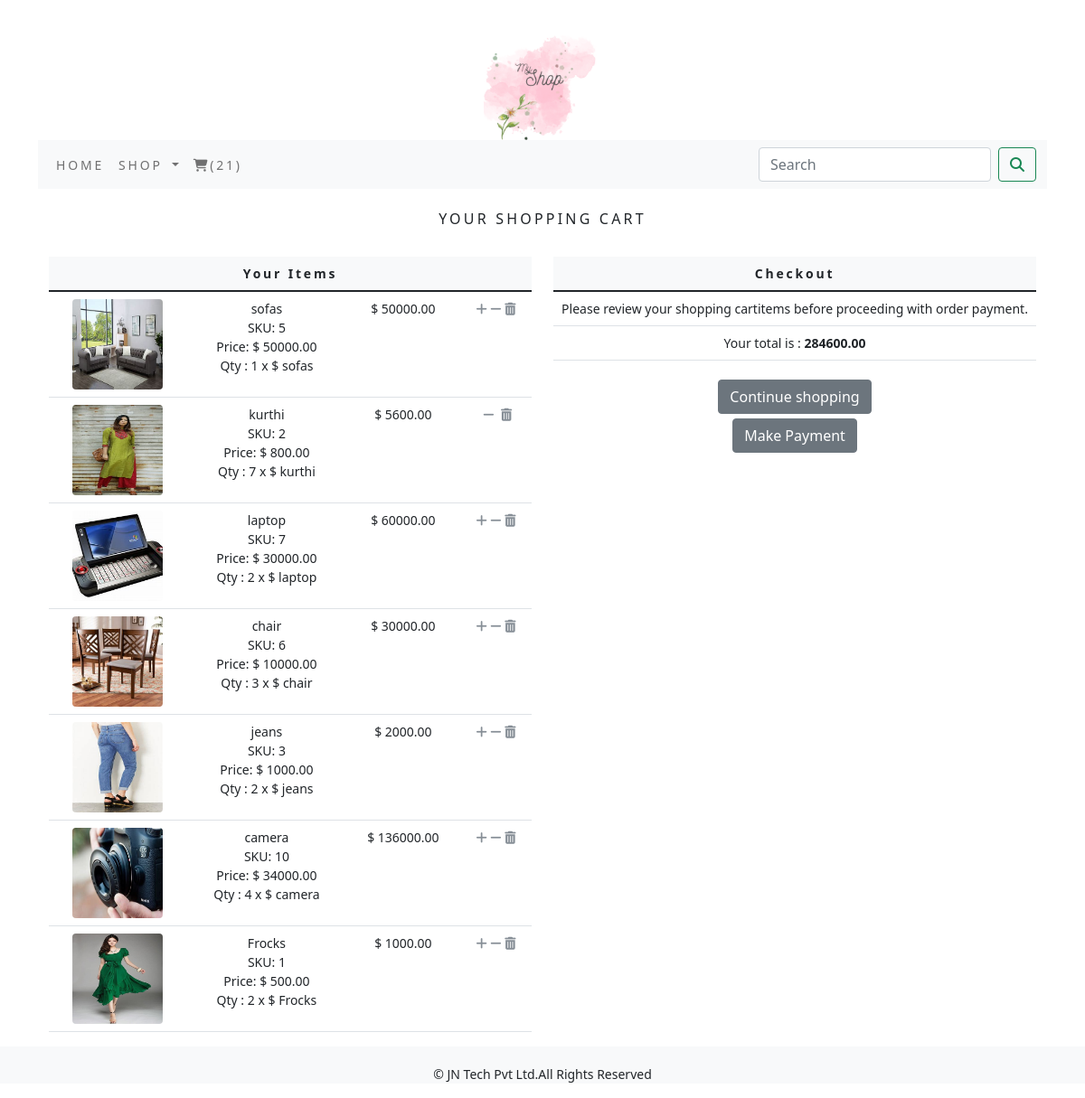
The page /cartapp/ on the database its author committed.
### cartapp/models.py (models this page shows)
class CartItem(models.Model):
    product=models.ForeignKey(Product,on_delete=models.CASCADE)
    cart=models.ForeignKey(Cart,on_delete=models.CASCADE,null=True)
    quantity=models.IntegerField()
    active=models.BooleanField(default=True)
    class Meta:
        db_table='CartItem'
    def sub_total(self):
        return  self.product.price * self.quantity
    def __str__(self):
        return '{}'.format(self.product)

### myonlineshopapp/models.py (models this page shows, shortened)
class Product(models.Model):
    name=models.CharField(max_length=250,unique=True)
    slug=models.SlugField(max_length=250,unique=True)
    description=models.TextField(blank=True)
    price=models.DecimalField(max_digits=10,decimal_places=2)
    category=models.ForeignKey(Category,on_delete=models.CASCADE)
    image=models.ImageField(upload_to='product',blank=True)
    stock=models.IntegerField()
    available=models.BooleanField(default=True)
    created=models.DateTimeField(auto_now_add=True)
    updated=models.DateTimeField(auto_now=True)
    class Meta:
        ordering = ('name',)
        verbose_name = 'product'
        verbose_name_plural = 'products'
    def __str__(self):
       return (self.name)

### cartapp/views.py (the view)
# urls.py: path('',views.cart_detail,name='cart_detail'),
def cart_detail(request,total=0,counter=0,cart_items=None):
    try:
        cart=Cart.objects.get(cart_id=_cart_id(request))
        cart_items=CartItem.objects.filter(cart=cart,active=True)
        for cart_item in cart_items:
            total +=(cart_item.product.price * cart_item.quantity)
            counter +=cart_item.quantity
    except ObjectDoesNotExist:
        pass
    return render(request,'cart.html',dict(cart_items=cart_items,total=total,counter=counter))

### cartapp/context_processors.py (called while the page is built)
def counter(request):
    item_count=0
    if 'admin' in request.path:
        return  {}
    else:
        try:
            cart=Cart.objects.filter(cart_id=_cart_id(request))
            cart_items=CartItem.objects.all().filter(cart=cart[:1])
            for cart_item in cart_items:
                item_count += cart_item.quantity
        except Cart.DoesNotExist:
            item_count =0
    return dict(item_count=item_count)

### cartapp/views.py (called while the page is built)
def _cart_id(request):
    cart=request.session.session_key
    if not cart:
        request.session.create()
        cart=request.session.session_key
        return cart

### myonlineshopapp/context_processors.py (called while the page is built)
def menu_links(request):
    links=Category.objects.all()
    return dict(links=links)

### myonlineshopapp/models.py (called while the page is built)
    def get_url(self):
        return reverse('myonlineshopapp:products_by_category',args=(self.slug,))

### template/cart.html (shortened to what this page needs)
{% extends 'base.html' %}
{% load static %}
{% block content %}
{% if not cart_items %}
<div>
    <div class="text-center">
        <br>
        <h1 class="text-center my_title">
            Your shopping Cart is empty
        </h1>
        <br>
        <p class="text-center">
            Please Click <a href="{% url 'myonlineshopapp:allProdCat' %}">Click here</a>to continue shopping.
        </p>
    </div>
</div>
{% else %}
<div>
    <div class="text-center">
        <br>
        <h1 class="text-center my_title">
            Your shopping cart
        </h1>
        <br>
    </div>
</div>
<div class="row mx-auto">
    <div class="col-12 col-sm-12 col-md-12 col-lg-6 text-center">
        <table class="table my_custom_table">
            <thead class="my_custom_thead">
            <tr>
                <th colspan="5">
                    Your Items
                </th>
            </tr>
            </thead>
            <tbody>
            {% for cart_item in cart_items %}
            <tr>
                <td>
                    <a href="cart_item.product.get_absolute_url"><img src="{{cart_item.product.image.url}}" alt="" style="width:100px;height:100px;" class="float-left rounded custom_image"></a>
                </td>
                <td class="text-left">
                    {{cart_item.product.name}}
                    <br>
                    SKU: {{cart_item.product.id}}
                    <br>
                    Price: $ {{cart_item.product.price}}
                    <br>
                    Qty : {{cart_item.quantity}} x $ {{cart_item}}
                </td>
                <td>
                    $ {{cart_item.sub_total}}
                </td>
                {% if cart_item.quantity < cart_item.product.stock %}
                <td>
                    <a href="{% url 'cartapp:add_cart' cart_item.product.id %}" class="custom_a"><i class="fa fa-plus custom_icon"></i></a>
                    <a href="{% url 'cartapp:cart_remove' cart_item.product.id %}" class="custom_a"><i class="fa fa-minus custom_icon"></i></a>
                    <a href="{% url 'cartapp:full_remove' cart_item.product.id %}" class="custom_icon"><i class="fa fa-trash custom_icon"></i></a>
                </td>
                {% else %}
                <td>
                    &nbsp;<a href="{% url 'cartapp:cart_remove' cart_item.product.id %}" class="custom_a"><i class="fa fa-minus custom_icon"></i></a>
                    &nbsp;<a href="{% url 'cartapp:full_remove' cart_item.product.id %}" class="custom_icon"><i class="fa fa-trash custom_icon"></i></a>
                </td>
                {% endif %}
            </tr>
            {% endfor %}
            </tbody>
        </table>
    </div>
<div class="col-12 col-sm-12 col-md-12 col-lg-6 text-center">
    <table class="table my_custom_table">
        <thead class="my_custom_thead">
        <tr>
            <th>
                Checkout
            </th>
        </tr>
        </thead>
        <tbody>
        <tr>
            <td>
                Please review your shopping cartitems before proceeding with order payment.
            </td>
        </tr>
        <tr>
            <td class="text-left">
                Your total is : <strong> {{ total }} </strong>
            </td>
        </tr>
        </tbody>
    </table>
    <div class="mx-auto">
        <a href="{% url 'myonlineshopapp:allProdCat' %}" class="btn btn-secondary btn-block my_custom_button">Continue shopping</a>
    </div>
    <div class="mx-auto">
        <a href="{% url 'myonlineshopapp:allProdCat' %}" class="btn btn-secondary btn-block my_custom_button">Make Payment</a>
    </div>
{% endif %}
</div>
</div>
{% endblock %}

### static/css/custom.css (style rules this page uses)
body { font-family :'Roboto', sans-serif; }
.my_title { font-size :16px; text-transform:uppercase; letter-spacing:.2em; }
.my_custom_table { min-width:400px; font-size:14px; }
.my_custom_thead { font-weight:normal; text_transform:uppercase; letter-spacing:.2em; background-color:#f8f9fa!important; }
.custom_a { text-decoration:none; }
.custom_icon { text-decoration:none; color:#868e96 !important; }
.my_custom_button { margin-top:5px; }

### rows shown on the page
CartItem: product.image (picture), product.name "sofas", product.id "5", product.price "50000.00", quantity "1", sub_total "50000.00"
CartItem: product.image (picture), product.name "kurthi", product.id "2", product.price "800.00", quantity "7", sub_total "5600.00"
CartItem: product.image (picture), product.name "laptop", product.id "7", product.price "30000.00", quantity "2", sub_total "60000.00"
CartItem: product.image (picture), product.name "chair", product.id "6", product.price "10000.00", quantity "3", sub_total "30000.00"
CartItem: product.image (picture), product.name "jeans", product.id "3", product.price "1000.00", quantity "2", sub_total "2000.00"
CartItem: product.image (picture), product.name "camera", product.id "10", product.price "34000.00", quantity "4", sub_total "136000.00"
CartItem: product.image (picture), product.name "Frocks", product.id "1", product.price "500.00", quantity "2", sub_total "1000.00"

### other values the page prints
{{ item_count }} "21"
{{ total }} "284600.00"
